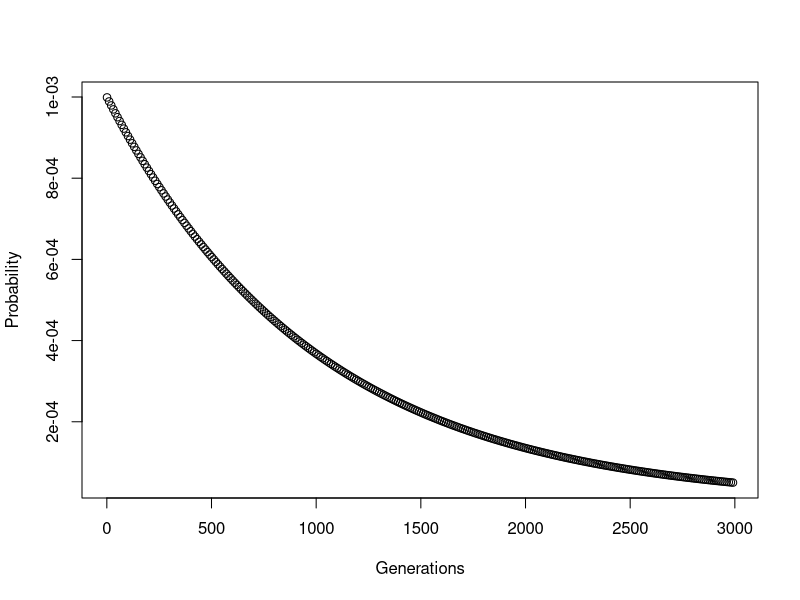
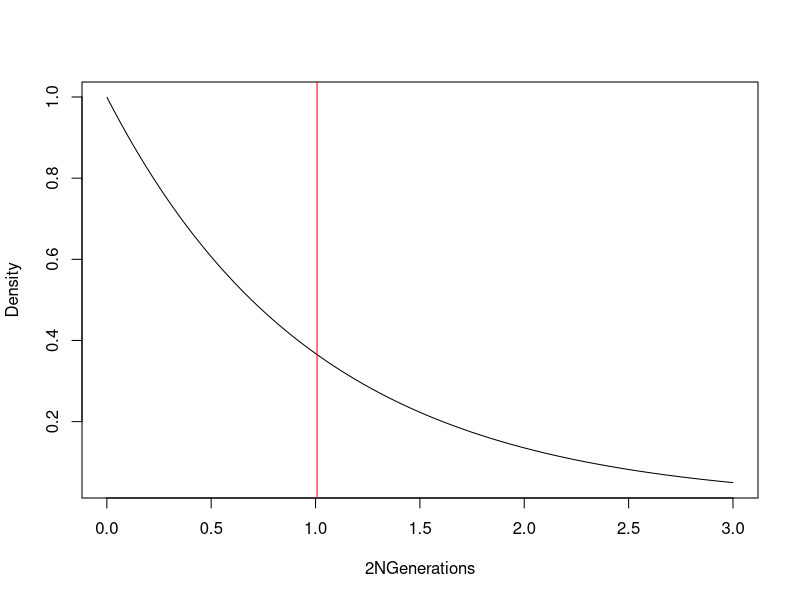
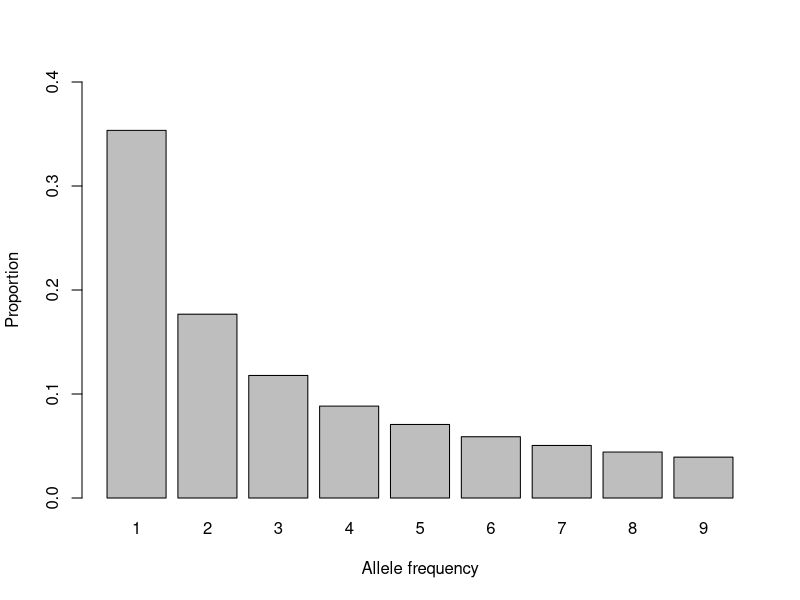
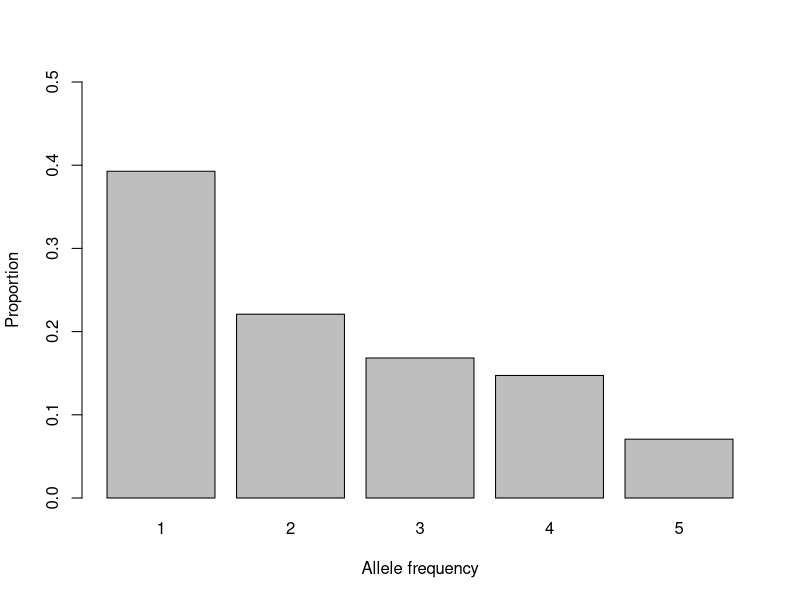

Recreate these plots in R, in order.
#1.Probability distribution of TMRCA with n=2
# nr of individuals in the population
N <- 500
# over 3000 generations
tmrca <- seq(1,3000,10)
prob_tmrca <- ((1-1/(2*N))^(tmrca-1)) * (1/(2*N))
prob_tmrca <- dgeom(x=tmrca, prob=1/(2*N))
plot(x=tmrca, y=prob_tmrca, ylab="Probability", xlab="Generations")



#2.Probability distribution of TMRCA with n=2
N <- 500
tmrca <- seq(1,3000,1)/(2*N) # time is in 2N generations
#The exponential distribution with rate λ has density
#f(x) = λ {e}^{- λ x}
plot(x=tmrca, y=dexp(x=tmrca, rate=1), ylab="Density", xlab="2NGenerations", type="l")
abline(v=mean(rexp(10000, rate=1)),col="red")

# with 10 haploid individuals
n <- 10
sfs <- 1 / seq(1, n-1, 1)
sfs <- sfs / sum(sfs)

barplot(sfs, ylab="Proportion", names=seq(1,9,1), ylim=c(0,0.40), xlab="Allele frequency")

folded_sfs  <- c(sfs[1]+sfs[9], sfs[2]+sfs[8], sfs[3]+sfs[7], sfs[4]+sfs[6], sfs[5])
folded_sfs <- folded_sfs / sum(folded_sfs)

barplot(folded_sfs, ylab="Proportion", names=seq(1,5,1), ylim=c(0,0.50), xlab="Allele frequency")


